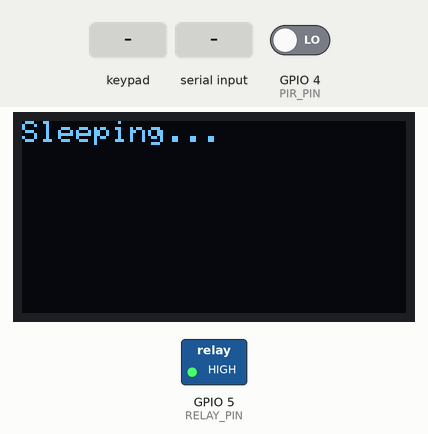
Recording of a sketch running on a simulated ESP32. Parts: 128×64 one-colour display, switched loads named in the sketch (green lamp = pin HIGH). Inputs (shaded band) come from the test bench; at power-on: GPIO 4 (PIR_PIN) LOW. What the sketch prints to the serial monitor is not drawn.

Above: at 1.2 s.
1.3 s: GPIO 4 (PIR_PIN) driven HIGH
At 2.8 s:
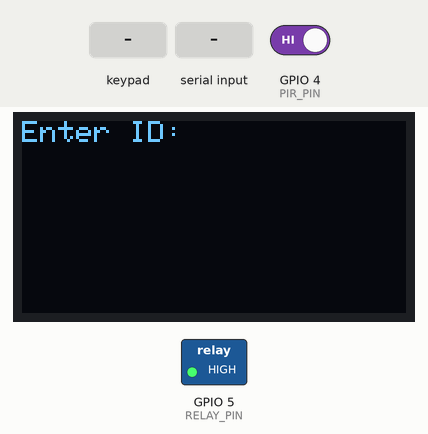
3.8 s: keypad keys 1 3 9 7 # pressed 1.5 s apart
At 9.4 s:
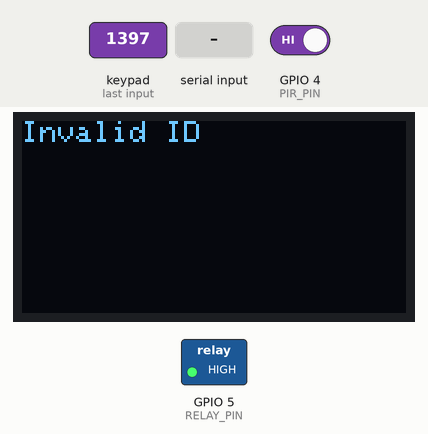
12.8 s: keypad keys 0 0 0 1 pressed 1.5 s apart
At 18.6 s:
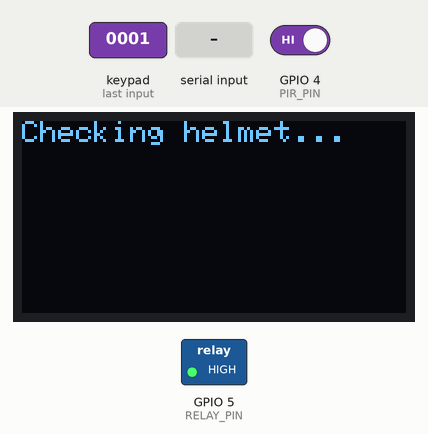
20.3 s: "1" received over Serial
At 21.1 s:
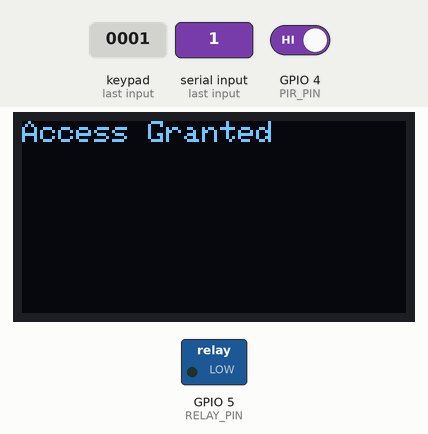
24.7 s: key '2' pressed
At 26.9 s:
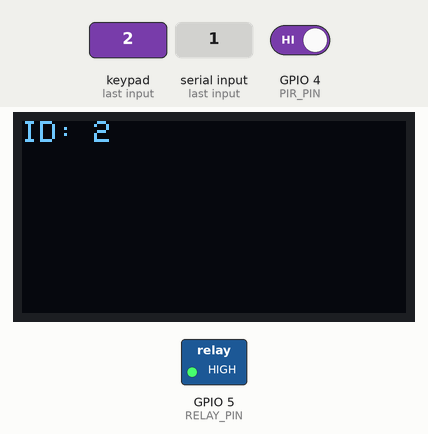
28.0 s: key '*' pressed
At 28.3 s:
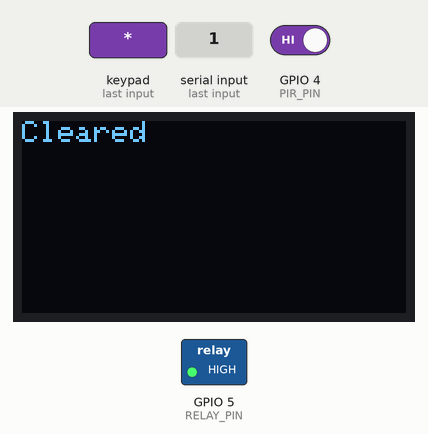
Timing chart, 0 to 30.6 s (numbered marks = the images above; inputs shaded):
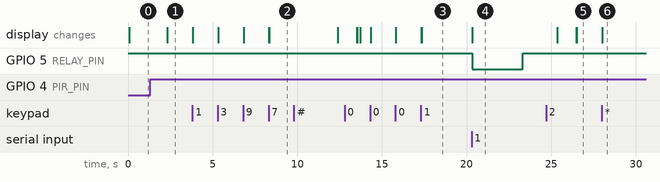

The sketch:

control_system.ino
```cpp
#include <Wire.h>
#include <Adafruit_GFX.h>
#include <Adafruit_SSD1306.h>
#include <Keypad.h>
#include <esp_sleep.h>

// --- OLED display setup ---
#define SCREEN_WIDTH 128
#define SCREEN_HEIGHT 64
#define OLED_RESET    -1
Adafruit_SSD1306 display(SCREEN_WIDTH, SCREEN_HEIGHT, &Wire, OLED_RESET);

// --- Pin assignments ---
#define RELAY_PIN 5
#define PIR_PIN   4

// --- Keypad setup ---
const byte ROWS = 4;
const byte COLS = 3;
char keys[ROWS][COLS] = {
  {'1','2','3'},
  {'4','5','6'},
  {'7','8','9'},
  {'*','0','#'}
};

byte rowPins[ROWS] = {25, 26, 27, 32};  // Rows: R1–R4
byte colPins[COLS] = {33, 14, 12};      // Columns: C1–C3
Keypad keypad = Keypad(makeKeymap(keys), rowPins, colPins, ROWS, COLS);

// --- Valid user IDs ---
String IDs[] = {"0001", "0002", "0003", "0004"};
String inputBuffer = "";

// --- Setup ---
void setup() {
  Serial.begin(115200);

  pinMode(RELAY_PIN, OUTPUT);
  pinMode(PIR_PIN, INPUT);
  digitalWrite(RELAY_PIN, HIGH);  // Relay OFF (Active LOW)

  Wire.begin(21, 22);  // SDA, SCL
  if (!display.begin(SSD1306_SWITCHCAPVCC, 0x3C)) {
    Serial.println("OLED init failed");
    while (1);
  }

  displayStatus("System Ready");
}

// --- Loop ---
void loop() {
  gpio_wakeup_enable(GPIO_NUM_4, GPIO_INTR_HIGH_LEVEL);
  esp_sleep_enable_gpio_wakeup();

  displayStatus("Sleeping...");
  delay(100);
  esp_light_sleep_start();

  if (pirStatus()) {
    Serial.println("Motion detected!");
    IDInput();
    delay(2000);  // Cool down before next cycle
  }
}

// --- Check motion detected ---
bool pirStatus() {
  return digitalRead(PIR_PIN) == HIGH;
}

// --- Check if ID is valid ---
bool isValidID(String input) {
  int idCount = sizeof(IDs) / sizeof(IDs[0]);
  for (int i = 0; i < idCount; i++) {
    if (IDs[i] == input) {
      return true;
    }
  }
  return false;
}

// --- Call PC for helmet check ---
void callPC() {
  displayStatus("Checking helmet...");

  unsigned long start = millis();
  while (millis() - start < 10000) {  // Wait up to 10 seconds
    if (Serial.available()) {
      char result = Serial.read();  // Expect either '1' or '0'
      Serial.read(); // to consume '\n'
      if (result == '1') {
        displayStatus("Access Granted");
        digitalWrite(RELAY_PIN, LOW);   // Relay ON
        delay(3000);
        digitalWrite(RELAY_PIN, HIGH);  // Relay OFF
      } else {
        displayStatus("Helmet Missing");
        delay(3000);
        displayStatus("Access Denied!!!");
      }
      return;
    }
  }

  displayStatus("PC Timeout...");
  delay(2000);
}

// --- Handle keypad entry and authentication ---
void IDInput() {
  inputBuffer = "";
  displayStatus("Enter ID:");

  while (inputBuffer.length() < 4) {
    char key = keypad.getKey();
    if (key) {
      if (key == '*' || key == '#') {
        inputBuffer = "";
        displayStatus("Cleared");
      } else {
        inputBuffer += key;
        displayStatus("ID: " + inputBuffer);
      }
    }
  }

  if (isValidID(inputBuffer)) {
    Serial.println("ID_OK");
    callPC();  // Proceed to helmet detection
  } else {
    displayStatus("Invalid ID");
    Serial.println("Invalid ID: " + inputBuffer);
    delay(2000);
  }
}

// --- OLED Utility ---
void displayStatus(String msg) {
  display.clearDisplay();
  display.setTextSize(1);
  display.setTextColor(SSD1306_WHITE);
  display.setCursor(0, 0);
  display.println(msg);
  display.display();
}
```

Measured:
- after the input at 1.3 s, the display: changes after 1.0 s (image 1)
- after the input at 3.8 s, the display: first changes at once (image 2 shows a later state)
- after the input at 12.8 s, the display: first differs from a run without the input after 0.93 s (image 3 shows a later state)
- after the input at 20.3 s, GPIO 5 (RELAY_PIN): HIGH → LOW at once, → HIGH 3.0 s later; the display: changes at once (image 4)
- after the input at 24.7 s, the display: first differs from a run without the input after 1.8 s (image 5)
- after the input at 28.0 s, the display: changes at once (image 6)
